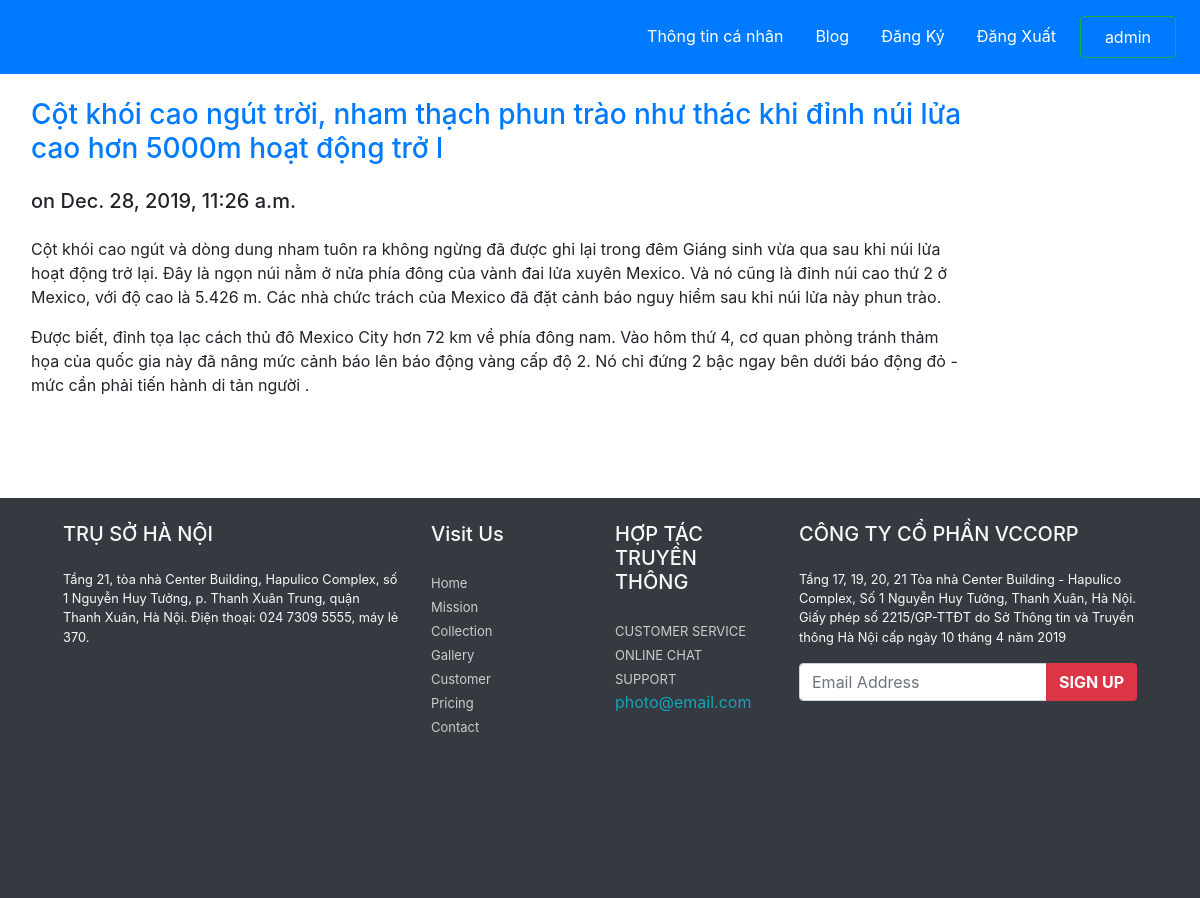
Before: /blog/3/ (signed in) with the older database file.
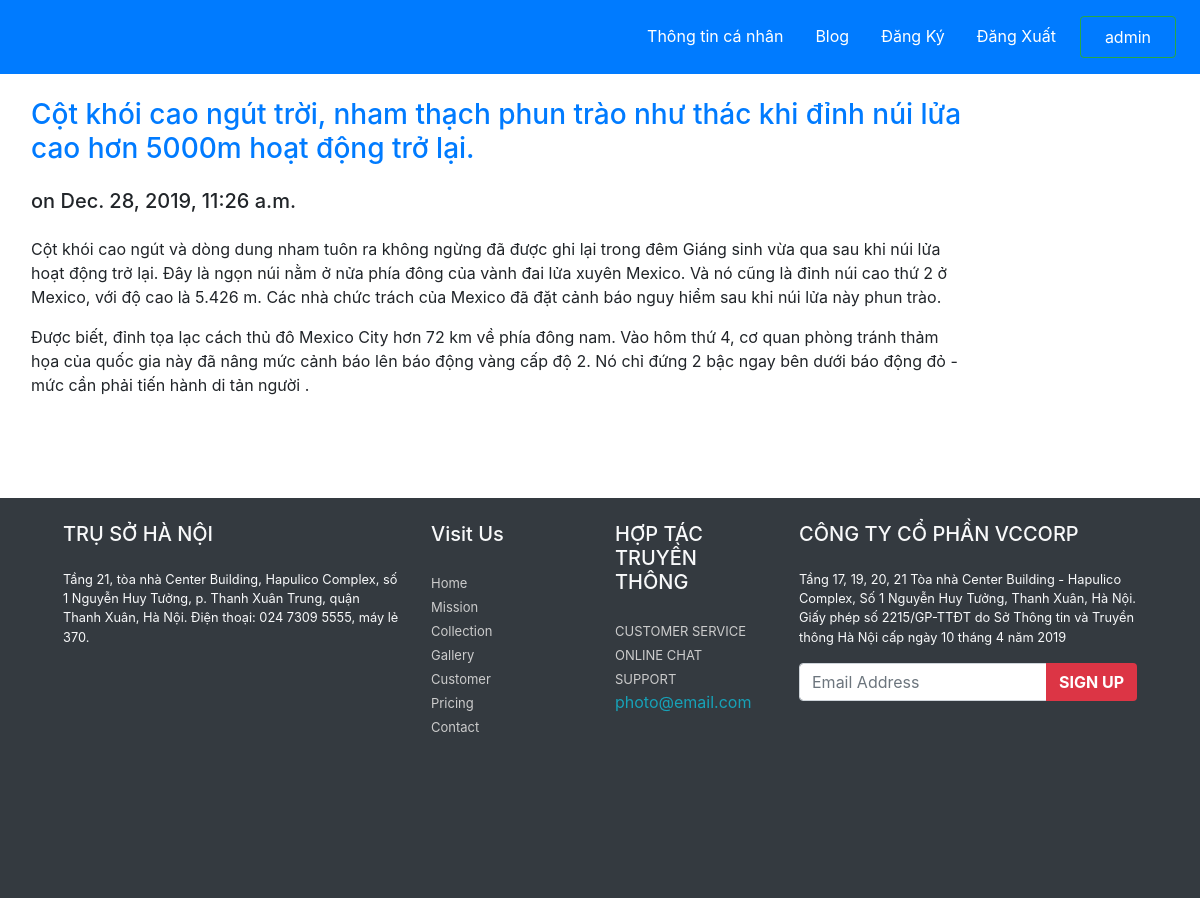
After: the same page with the newer database file.
### blog/models.py (models this page shows, shortened)
class Post(models.Model):
    title = models.CharField(max_length=200)
    body = models.TextField()
    date = models.DateTimeField(auto_now_add=True)

### blog/views.py (the view)
# urls.py: path('<int:id>/', views.post, name='post'),
def post(request, id):
    post = Post.objects.get(id=id)
    return render(request, 'blog/post.html', {'post': post})

### blog/templates/blog/post.html (shortened to what this page needs)
{% extends "pages/base.html" %}
{% block content %}
<h3 class="my-4 mx-3"><a href='{% url 'post' post.id %}'>{{post.title}}</a></h3>
<h5 class="my-4 mx-3">on {{post.date}}</h5>
<div class="my-4 mx-3">{{post.body|safe|linebreaks}}</div>
{% endblock  %}

Changed rows visible on the page:
changed Post: title "Cột khói cao ngút trời, nham thạch phun trào như thác khi đỉnh núi lửa cao hơn 5000m hoạt động trở l" → "Cột khói cao ngút trời, nham thạch phun trào như thác khi đỉnh núi lửa cao hơn 5000m hoạt động trở lại."
